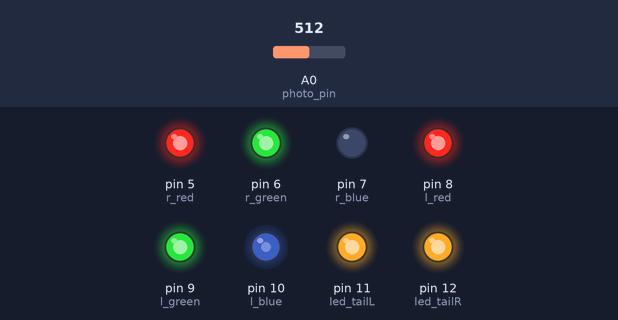
A sketch run on a simulated Arduino Uno, built with avr-gcc and run on an emulated ATmega328P. On the bench: output pins drawn as LEDs (lit = HIGH). Inputs (shaded band) come from the test bench; at power-on: A0 (photo_pin) = 512.

Above: at 1.8 s.
1.9 s: A0 (photo_pin) set to 465
At 2.8 s:
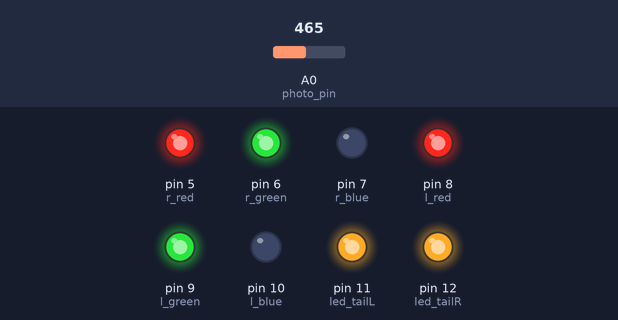
3.5 s: A0 (photo_pin) set to 390
At 4.3 s:
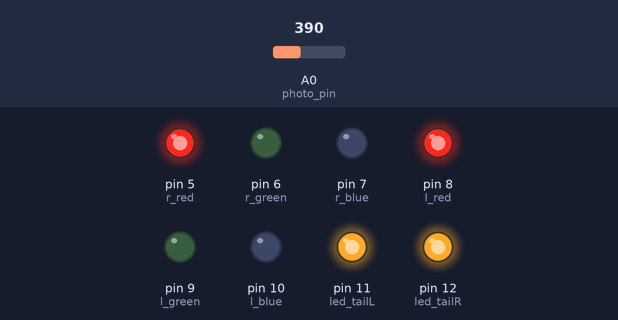
5.5 s: A0 (photo_pin) set to 635
At 7.0 s:
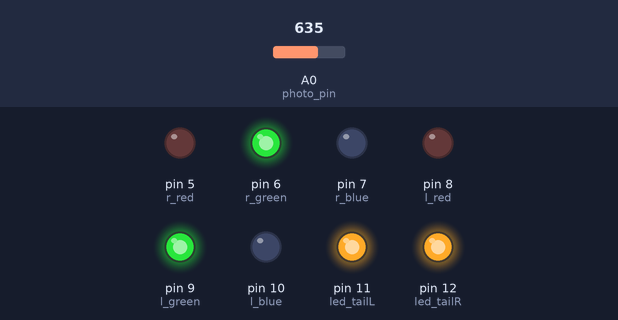
7.5 s: A0 (photo_pin) set to 615
At 8.6 s:
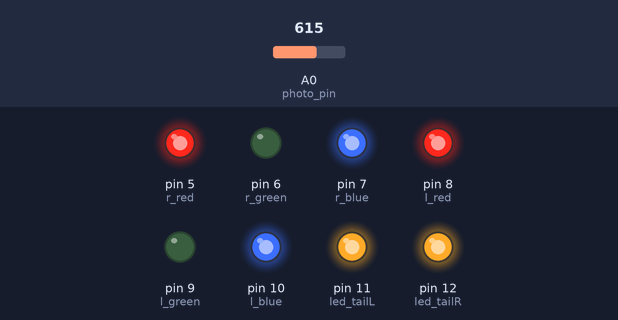
9.5 s: A0 (photo_pin) set to 710
At 11.2 s:
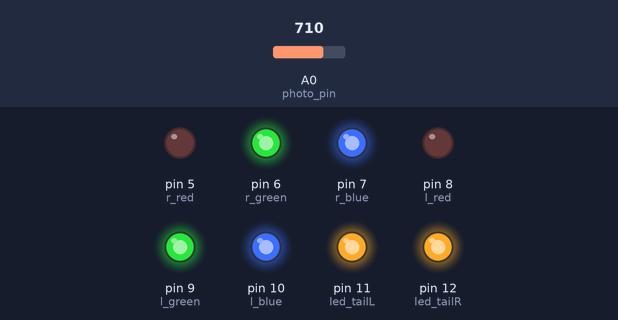
11.5 s: A0 (photo_pin) set to 690
At 12.9 s:
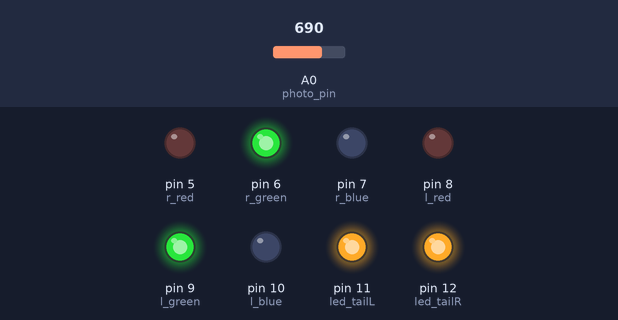
Timing chart, 0 to 14.5 s (numbered marks = the images above; inputs shaded):
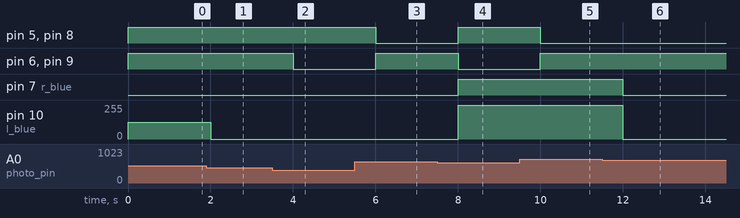

The sketch:

PhotoresistorToChangeRBG.ino
```cpp
// Use a photoresistor to change the color of the RGB LED

int r_red = 5;
int r_green = 6;
int r_blue = 7;
int l_red = 8;
int l_green = 9;
int l_blue = 10;

int led_tailL = 11;
int led_tailR = 12;

int photo_pin = A0;
int photo = 0;

void setup() {
  // put your setup code here, to run once:
  pinMode(r_red, OUTPUT);
  pinMode(r_green, OUTPUT);
  pinMode(r_blue, OUTPUT);
  pinMode(l_red, OUTPUT);
  pinMode(l_green, OUTPUT);
  pinMode(l_blue, OUTPUT);

  digitalWrite(r_red, LOW);
  digitalWrite(r_green, LOW);
  digitalWrite(r_blue, LOW);
  digitalWrite(l_red, LOW);
  digitalWrite(l_green, LOW);
  digitalWrite(l_blue, LOW);

  pinMode(photo_pin, INPUT);

  pinMode(led_tailL, OUTPUT);
  digitalWrite(led_tailL, HIGH);
  pinMode(led_tailR, OUTPUT);
  digitalWrite(led_tailR, HIGH);
}
void loop() {
  // put your main code here, to run repeatedly:
  photo = analogRead(photo_pin);
  if(photo < 400){
    RGB_color(255, 0, 0); // Red
  }
  else if(photo < 475){
    RGB_color(255, 255, 0); // Yellow
  }
  else if(photo < 550){
    RGB_color(255, 255, 125); // Raspberry
  }
  else if(photo < 625){
    RGB_color(255, 0, 255); // Magenta
  }
  else if(photo < 700){
    RGB_color(0, 255, 0); // Green
  }
  else if(photo < 775){
    RGB_color(0, 255, 255); // Cyan
  }
  else if(photo < 850){
    RGB_color(0, 0, 255); // Blue
  }
  else{
    RGB_color(255, 255, 255); // White
  }
  delay(1000);
}

void RGB_color(int red_light_value, int green_light_value, int blue_light_value)
 {
  analogWrite(l_red, red_light_value);
  analogWrite(r_red, red_light_value);
  analogWrite(l_green, green_light_value);
  analogWrite(r_green, green_light_value);
  analogWrite(l_blue, blue_light_value);
  analogWrite(r_blue, blue_light_value);
}
```

Measured:
- after the input at 1.9 s, pin 10 (l_blue): 125/255 → 0/255 after 0.10 s
- after the input at 3.5 s, pin 6 (r_green), pin 9 (l_green): HIGH → LOW after 0.50 s
- after the input at 5.5 s, pin 5 (r_red), pin 8 (l_red): HIGH → LOW after 0.50 s; pin 6 (r_green), pin 9 (l_green): LOW → HIGH after 0.50 s
- after the input at 7.5 s, pin 5 (r_red), pin 7 (r_blue), pin 8 (l_red): LOW → HIGH after 0.50 s; pin 6 (r_green), pin 9 (l_green): HIGH → LOW after 0.50 s; pin 10 (l_blue): 0/255 → 255/255 after 0.50 s
- after the input at 9.5 s, pin 5 (r_red), pin 8 (l_red): HIGH → LOW after 0.50 s; pin 6 (r_green), pin 9 (l_green): LOW → HIGH after 0.50 s
- after the input at 11.5 s, pin 7 (r_blue): HIGH → LOW after 0.50 s; pin 10 (l_blue): 255/255 → 0/255 after 0.50 s
